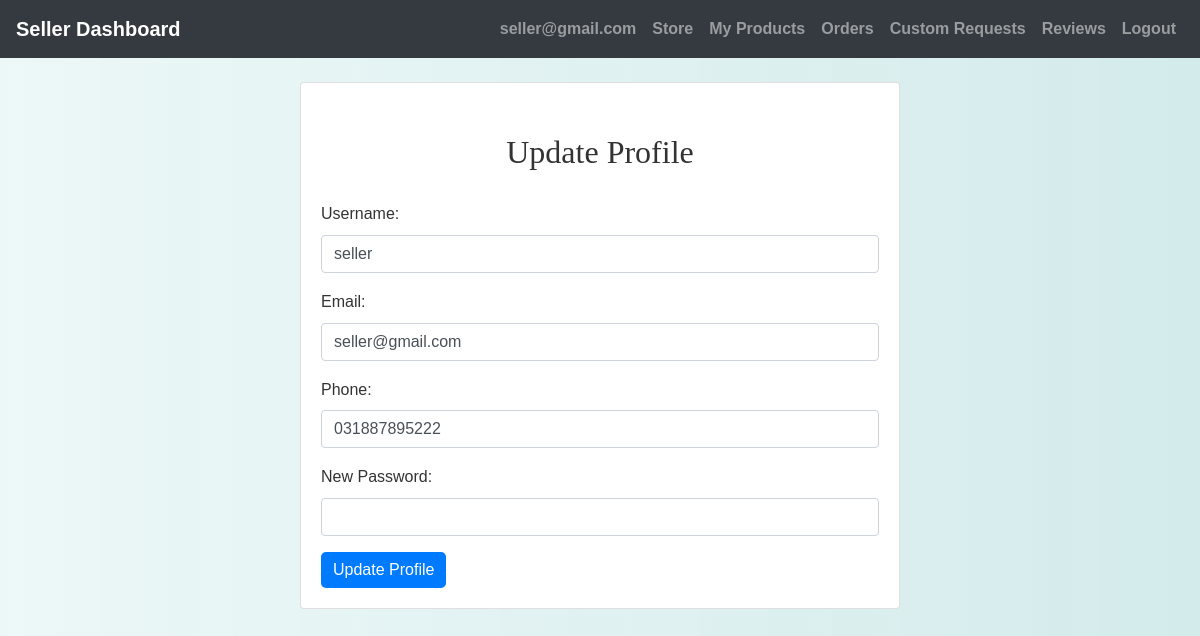
The page /seller/update_profile.php (signed in) on the database its author committed.
### tables this page shows
CREATE TABLE `users` (
  `id` int(11) NOT NULL,
  `username` varchar(50) NOT NULL,
  `password` varchar(255) NOT NULL,
  `usertype` enum('buyer','seller') NOT NULL,
  `email` varchar(100) NOT NULL,
  `phone` varchar(20) NOT NULL,
  `status` varchar(10) DEFAULT 'pending'
);

### seller/update_profile.php (the view, shortened to what this page needs)
<?php
include 'config.php';
$user_id = $_SESSION["id"];
$query = "SELECT * FROM users WHERE id = $user_id";
$result = mysqli_query($conn, $query);
$row = mysqli_fetch_assoc($result);
?>
<!DOCTYPE html>
<html>
<head>
  <link rel="stylesheet" href="https://stackpath.bootstrapcdn.com/bootstrap/4.3.1/css/bootstrap.min.css">
<link rel="stylesheet" href="./css/style.css">
</head>
<body>
<?php
include('seller_navbar.php');
?>
<div class="container mt-4 mb-5">
<div class="card mx-auto" style="max-width: 600px;">
<div class="card-body">
      <h2>Update Profile</h2>
      <form action="" method="POST">
        <div class="form-group">
          <label for="username">Username:</label>
          <input type="text" class="form-control" id="username" name="username" value="<?php echo htmlspecialchars($row['username']); ?>" required>
        </div>
        <div class="form-group">
          <label for="email">Email:</label>
          <input type="email" class="form-control" id="email" name="email" value="<?php echo htmlspecialchars($row['email']); ?>" required>
        </div>
        <div class="form-group">
          <label for="phone">Phone:</label>
          <input type="text" class="form-control" id="phone" name="phone" value="<?php echo htmlspecialchars($row['phone']); ?>" required>
        </div>
        <div class="form-group">
          <label for="password">New Password:</label>
          <input type="password" class="form-control" id="password" name="password" required>
        </div>
        <button type="submit" class="btn btn-primary">Update Profile</button>
      </form>
    </div>
  </div>
  </div>
</body>
</html>

### seller/css/style.css (style rules this page uses)
body { background: linear-gradient(90deg, rgba(233, 246, 246, 0.831), rgba(207, 233, 233, 0.9)); font-family: 'Arial', sans-serif; color: #333; line-height: 1.6; }
h1, h2, h3, h4 { text-align: center; margin-top: 30px; margin-bottom: 30px; font-family: 'Georgia', serif; }
.container { margin-bottom: 40px; }
.btn-primary { color: #fff; border: none; border-radius: 5px; cursor: pointer; transition: background-color 0.3s ease; }

### rows shown on the page
users: username "seller", email "seller@gmail.com", phone "031887895222"

### other values the page prints
$_SESSION["email"] "seller@gmail.com"
